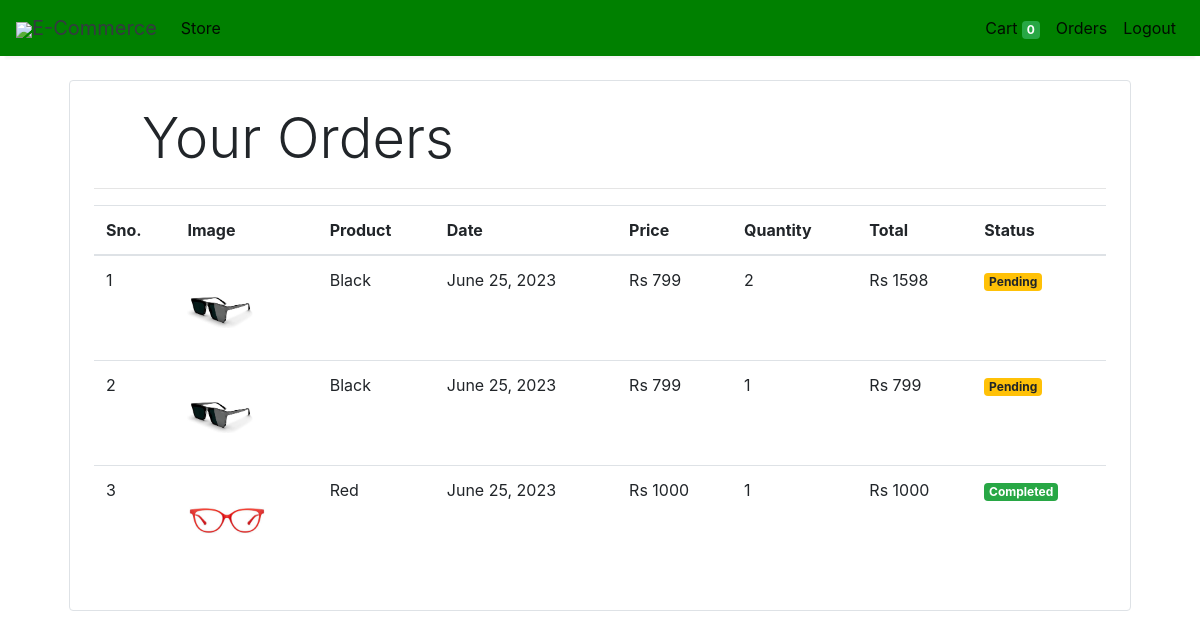
Page /orders (signed in) on the committed database.
### store/models/orders.py (models this page shows, shortened)
class Order(models.Model):
    product = models.ForeignKey(Products,
                                on_delete=models.CASCADE)
    customer = models.ForeignKey(Customer,
                                 on_delete=models.CASCADE)
    quantity = models.IntegerField(default=1)
    price = models.IntegerField()
    address = models.CharField (max_length=50, default='', blank=True)
    phone = models.CharField (max_length=50, default='', blank=True)
    date = models.DateField (default=datetime.datetime.today)
    status = models.BooleanField (default=False)
    @staticmethod
    def get_orders_by_customer(customer_id):
        return Order.objects.filter(customer=customer_id).order_by('-date')

### store/models/product.py (models this page shows, shortened)
class Products(models.Model):
    name = models.CharField(max_length=60)
    price= models.IntegerField(default=0)
    category= models.ForeignKey(Category,on_delete=models.CASCADE,default=1 )
    description= models.CharField(max_length=250, default='', blank=True, null= True)
    image= models.ImageField(upload_to='uploads/products/')

### store/middlewares/auth.py (the view)
    def middleware(request):
        print(request.session.get('customer'))
        returnUrl = request.META['PATH_INFO']
        print(request.META['PATH_INFO'])
        if not request.session.get('customer'):
           return redirect(f'login?return_url={returnUrl}')
        response = get_response(request)
        return response

### store/templatetags/custom_filter.py (called while the page is built)
@register.filter(name='currency')
def currency(number):
    return "Rs "+str(number)

@register.filter(name='multiply')
def multiply(number , number1):
    return number * number1

### store/views/orders.py (called while the page is built)
    def get(self , request ):
        customer = request.session.get('customer')
        orders = Order.get_orders_by_customer(customer)
        print(orders)
        return render(request , 'orders.html'  , {'orders' : orders})

### store/templates/orders.html
{% extends 'base.html' %}
{% block content %}
{% load cart %}
{% load custom_filter %}
<div class="container">
   <div class="border rounded p-4 m-4">
        <p class="display-4 pl-4 ml-4">Your Orders</p>
        <hr>
        <table class="table">
            <thead>
                <tr>
                    <th>Sno.</th>
                    <th>Image</th>
                    <th>Product</th>
                    <th>Date</th>
                    <th>Price</th>
                    <th>Quantity</th>
                    <th>Total</th>
                    <th>Status</th>
                </tr>
            </thead>
            <tbody>
                {% for order in orders %}
                <tr>
                    <td>{{forloop.counter}}</td>
                    <td><img style="height: 80px;" class="rounded-circle" src="{{order.product.image.url}}" alt=""></td>
                    <td>{{order.product.name}}</td>
                    <td>{{order.date}}</td>
                    <td>{{order.price|currency}}</td>
                    <td>{{order.quantity}}</td>
                    <td>{{order.quantity|multiply:order.price|currency}}</td>
                    {% if order.status %}
                    <td><small class="badge badge-success">Completed</small></td>
                    {%else%}
                    <td><small class="badge badge-warning">Pending</small></td>
                    {% endif %}
                </tr>
                {% endfor %}
            </tbody>
        </table>
   </div>
</div>
{% endblock %}

### rows in the picture
Order: product.image (picture), product.name "Black", date "June 25, 2023", price "Rs 799", quantity "2", quantity|multiply "Rs 1598", status "Pending"
Order: product.image (picture), product.name "Black", date "June 25, 2023", price "Rs 799", quantity "1", quantity|multiply "Rs 799", status "Pending"
Order: product.image (picture), product.name "Red", date "June 25, 2023", price "Rs 1000", quantity "1", quantity|multiply "Rs 1000", status "Completed"

### other values in the picture
{{ request.session.cart.keys|length }} "0"
